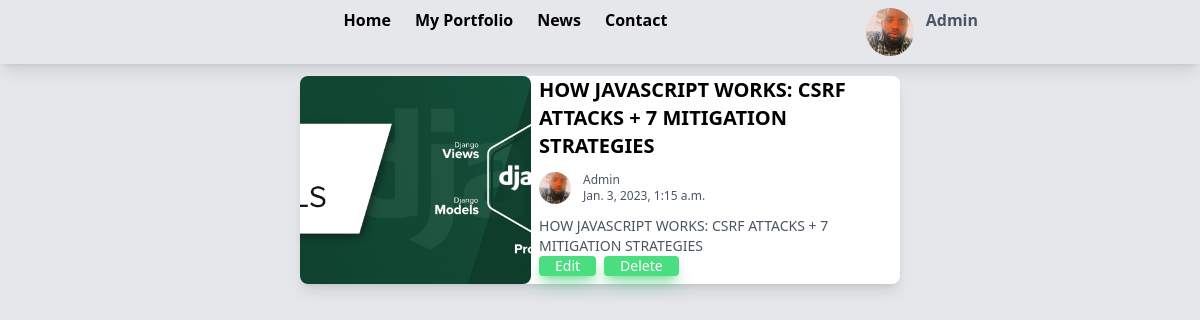
Page /user_post/ (signed in) on the committed database.
### CustomProfile/models.py (models this page shows, shortened)
class UserProfile(models.Model):
    users=models.OneToOneField(settings.AUTH_USER_MODEL, on_delete=models.CASCADE, db_constraint=False,primary_key=True)
    image=models.ImageField(upload_to='upload',default="upload/user.png")
    bio=models.TextField(blank=True)
    date_register=models.DateField(default=timezone.now)
    class Meta:
        ordering=["-date_register"]

### customusers/models.py (models this page shows)
class Users(AbstractUser):
    pass

### blog/models.py (models this page shows, shortened)
class Post(models.Model):
    title=models.CharField(max_length=200)
    body=tinymce_models.HTMLField()
    author=models.ForeignKey(settings.AUTH_USER_MODEL, on_delete=models.CASCADE,null=True,db_constraint=False)
    slug=models.SlugField(max_length= 200,unique=True)
    updated=models.DateTimeField(auto_now=True)
    images=models.ImageField(upload_to='upload')
    author_profile=models.ForeignKey(UserProfile,on_delete=models.CASCADE,null=True ,db_constraint=False)
    likes=models.ManyToManyField(settings.AUTH_USER_MODEL,related_name="like",default=None ,blank=True)
    like_count=models.BigIntegerField(default="0")
    date_published=models.DateTimeField(default=timezone.now)
    tag=TaggableManager()
    class Meta:
        ordering=["-date_published"]
        indexes=[
            models.Index(fields=['-date_published','slug'])
        ]

### blog/views.py (the view)
# urls.py: path("user_post/", ListOfUserPost.as_view(), name="userpost"),
class ListOfUserPost(UserProfileViewMixin,ListView):
    model=Post
    template_name="allpost.html"
    context_object_name="Posts"
    def get_queryset(self):
        return super().get_queryset()\
        .select_related('author','author_profile')\
        .filter(author=self.request.user)

### blog/mixin.py (called while the page is built)
    def get_context_data(self, **kwargs):
        if self.request.user.is_authenticated:
            context=super().get_context_data(**kwargs)
            context["userprofile"]=UserProfile.objects.filter(users=self.request.user).first()
            return context
        else:
            return super().get_context_data(**kwargs)

### templates/allpost.html (shortened to what this page needs)
{% extends "base.html" %}
{% load tailwind_filters %}
{% load static %}
{% block content %}
<div id="wrapper" class="ssssbg-gray-200">
    {% if Posts %}
    {% for post in Posts %}
    <div id="remove_post" class=" flex justify-center item-center">
        <div id="{{post.id}}" class="post_id w-1/2 bg-white flex justify-start item-start gap-2 shadow-lg shadow-red mb-2 rounded-lg">
            <div class="h-52 w-64">
                <img src="{{ post.images.url }}" alt="" class="h-52 w-64 object-cover rounded-lg">
            </div>
            <div class="relative w-2/3">
                <h1 class="text-black text-left font-bold text-xl break-words">{{post.title|upper}}</h1>
                <div class="flex justify-start item-center gap-3 mt-3 mb-3 ">
                    <div>
                        <img src="{{ post.author_profile.image.url }}" alt="" class="object-cover w-8 h-8 rounded-full">
                    </div>
                    <div class="flex flex-col justify-around item-center">
                        <p class="text-xs text-gray-600"> {{post.author | title}}</p>
                        <p class="text-xs text-gray-600">{{post.date_published}}</p>
                    </div>
                </div>
                <h1 class="text-gray-600 text-left font-900 text-sm">{{post.title|upper}}</h1>
                <div class="bottom-0 mb-2 absolute flex gap-2">
                    <div
                        class=" bg-green-400 hover:bg-green-700 rounded flex flex-col justify-center shadow-green-500/50 shadow-lg px-4 ">
                        <a class="text-white text-sm flex justify-center" href="{% url 'editpost' post.slug %} ">Edit</a>
                    </div>
                    <div
                        class="delete_btn bg-green-400 hover:bg-green-700 rounded flex flex-col justify-center shadow-green-500/50 shadow-lg px-4 ">
                        <button  class="text-white text-sm flex justify-center" >Delete</button>
                    </div>
                </div>
            </div>
        </div>
    </div>
    {% endfor %}
    {% endif %}
</div>
{% endblock content %}

### templates/base.html (shortened to what this page needs)
{% load static %}
{% load tailwind_tags %}
<!DOCTYPE html>
<html lang="en">
<head>
    <link rel="stylesheet" type="text/css" href="{% static 'css/base.css' %}">
    {% tailwind_css %}
</head>
<body class="font-sans select-none bg-gray-200">
    <div class="relative ">
        {% if user.is_authenticated %}
        <header class="px-24 flex justify-center item-center h-16 shadow-lg mb-3">
            <div class="flex pt-2 justify-between w-3/4 ">
                <div class="flex gap-6 justify-center item-center w-3/4">
                    <a class="font-bold hover:text-green-600" href="{% url 'home' %}">Home</a>
                    <a class="font-bold hover:text-green-600" href="">My Portfolio</a>
                    <a class="font-bold hover:text-green-600" href="">News</a>
                    <a class="font-bold hover:text-green-600" href="">Contact</a>
                </div>
                <div class="relative">
                    <div class="flex justify-center gap-3 item-center">
                        <div onclick="menu()" class="w-12 h-12 rounded-full flex justify-center">
                            <img src="{{ userprofile.image.url }}" alt=""
                                class="select-none hover:border-2 hover:border-green-600 object-cover rounded-full w-12 h-12">
                        </div>
                        <p class="text-gray-600 font-bold">{{ userprofile.users.username|title }}</p>
                    </div>
                </div>
            </div>
        </header>
        {% endif %}
        {% block content %}
        {% endblock content %}
    </div>
</body>
</html>

### static/css/base.css (style rules this page uses)
* { box-sizing: border-box; margin: 0; padding: 0; }

### rows in the picture
UserProfile: image (picture), users.username "Admin"
Post: images (picture), title "HOW JAVASCRIPT WORKS: CSRF ATTACKS + 7 MITIGATION STRATEGIES", author_profile.image (picture), author "Admin", date_published "Jan. 3, 2023, 1:15 a.m."
